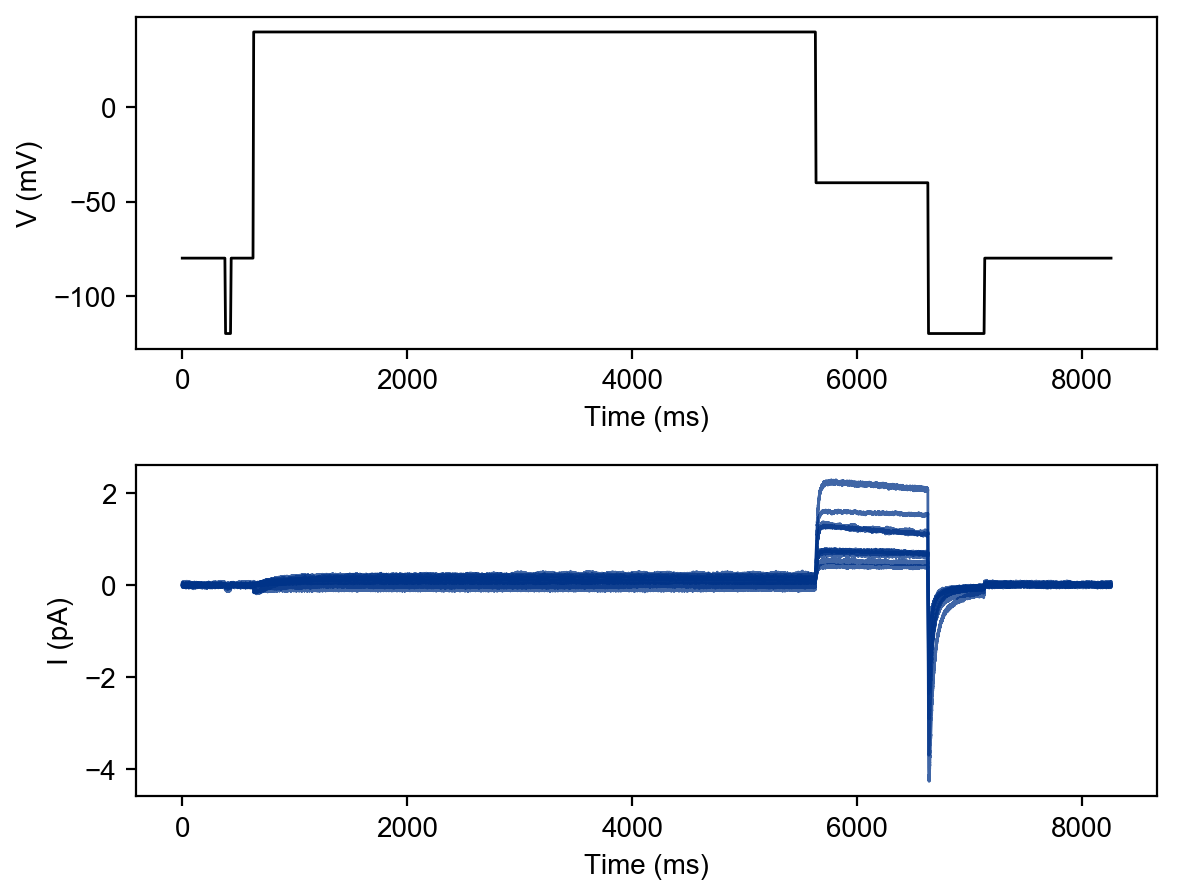

This figure's Python source:
#!/usr/bin/env python3
#
# Figure 3: Summary curves (alternative)
#
from __future__ import division
from __future__ import print_function
import os
import sys
import numpy as np
import myokit
import matplotlib
import matplotlib.pyplot as plt
from matplotlib.gridspec import GridSpec
from matplotlib.gridspec import GridSpecFromSubplotSpec as SubGridSpec

# Load project modules
sys.path.append(os.path.abspath(os.path.join('..', '..', 'python')))
import cells
import data
import plots
import sumstat


#
# Check input arguments
#
base = os.path.splitext(os.path.basename(__file__))[0]
args = sys.argv[1:]
if len(args) != 0:
    print('Syntax: ' + base + '.py')
    sys.exit(1)

cell_list = range(1, 10)


def current(ax, cell):
    """
    Creates a (possibly folded) plot on axes ``ax`` of the currents measured in
    the given ``cell`` during the given ``protocol``.
    """
    # Load signal
    log = data.load(cell, 3)
    t = log['time']
    c = log['current']

    # Fold steps
    split = sumstat.split_points(3, False)
    for i, bounds in enumerate(split):
        if i == 5:
            lo, hi = bounds
            ax.plot(t[lo:hi] - t[lo], c[lo:hi], color='#003388', lw=1, alpha=0.75)


def voltage(ax, cell):
    """
    Creates a (possibly folded) plot on axes ``ax`` of the voltage for a given
    ``protocol``.
    """
    # Load voltage signal
    t, v = data.load_protocol_values(3)

    # Plot
    split = sumstat.split_points(3)
    for i, bounds in enumerate(split):
        if i == 5:
            lo, hi = bounds
            ax.plot(t[lo:hi] - t[lo], v[lo:hi], color='k', lw=1)

# Set font
font = {'family': 'arial', 'size': 10}
matplotlib.rc('font', **font)

# Matplotlib figure sizes are in inches
def mm(*size):
    return tuple(x / 25.4 * 1.5 for x in size)

# Create figure
fig = plt.figure(figsize=mm(100, 75), dpi=200)
fig.subplots_adjust(0.115, 0.1, 0.98, 0.98)
grid = GridSpec(2, 1, wspace=0.2, hspace=0.35)

# Plot protocol
ax00 = fig.add_subplot(grid[0, 0])
ax00.set_xlabel('Time (ms)')
ax00.set_ylabel('V (mV)')

voltage(ax00, 1)

# Plot steady state of activation
ax10 = fig.add_subplot(grid[1, 0])
ax10.set_xlabel('Time (ms)')
ax10.set_ylabel('I (pA)')
#ax10.set_ylim(-0.1, 1.1)

for cell in cell_list:

    # Show activation diagram
    current(ax10, cell)

plt.savefig(base + '.png')
